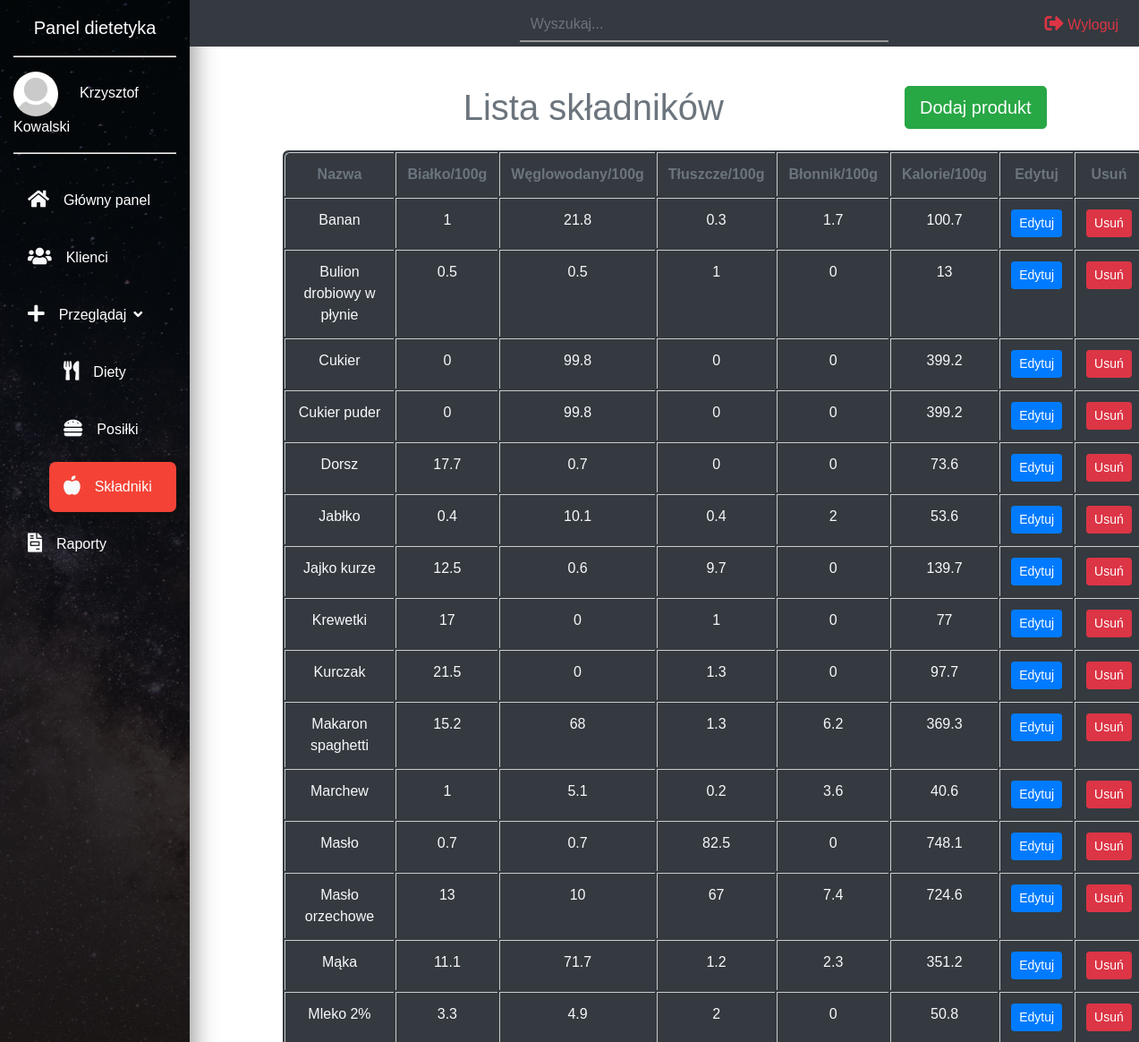
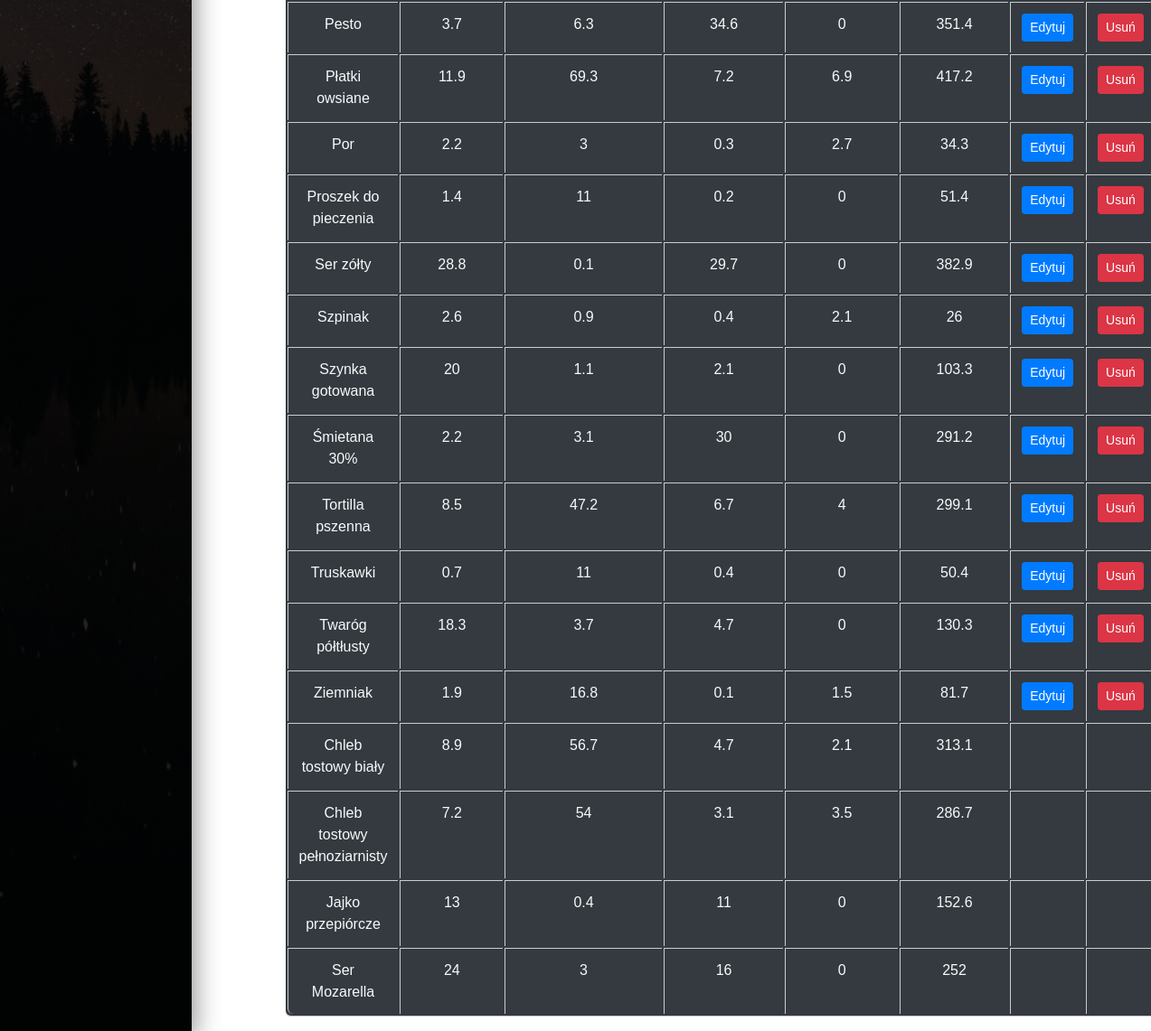
The page /produkty.php (signed in) on the database its author committed (2 pictures, top to bottom).
### tables this page shows
CREATE TABLE `produkt` (
  `ProduktID` int(11) NOT NULL,
  `Nazwa` varchar(30) NOT NULL,
  `Bialko_gr` float NOT NULL,
  `Wegl_gr` float NOT NULL,
  `Tluszcz_gr` float NOT NULL,
  `Blonnik_gr` float DEFAULT NULL,
  `Kcal` float NOT NULL,
  `DietetykID` int(11) DEFAULT NULL
);

### produkty.php (the view, shortened to what this page needs)
<?php
  require_once 'head.php';
?>
<body id="dashboard">
	<nav class="navbar navbar-expand-md navbar-light">
		<div class="navbar" id="myNavbar">
			<div class="container-fluid">
				<div class="row">
          <?php
          require_once 'navs/sidebar.php';
          ?>
          <div class="col-xl-10 col-lg-9 col-md-8 ml-auto bg-dark fixed-top pt-2 pb-1">
            <div class="row align-items-center">
              <div class="col-md-5">
                <form>
                  <div class="input-group">
                    <input type="text" id="myInput" onkeyup="search()" class="form-control search-input text-white" placeholder="Wyszukaj...">
                  </div>
                </form>
              </div>
              <div class="col-md-3">
                <ul class="navbar-nav">
                  <li class="nav-item ml-lg-auto" id="wyloguj"><a href="action.php?do=logout" class="nav-link text-danger"><i class="fas fa-sign-out-alt text-danger fa-lg"></i>   Wyloguj</a></li>
                </ul>
              </div>
            </div>
          </div>
				</div>
			</div>
		</div>
	</nav>
    <section class="mt-5">
      <div class="container-fluid">
        <div class="row">
          <div class="col-10 ml-auto">
            <div class="row">
              <div class="col-10 offset-1">
                <h1 class="text-center text-muted py-3">Lista składników <button type="button" class="btn btn-success btn-lg float-right" data-toggle="modal" data-target="#DodanieProduktu">Dodaj produkt</button></h1>
                <table class="table table-curved bg-dark text-center text-light mx-auto" id="tabela-produkty">
                  <thead>
                    <tr class="text-muted">
                      <th>Nazwa</th>
                      <th>Białko/100g</th>
                      <th>Węglowodany/100g</th>
                      <th>Tłuszcze/100g</th>
                      <th>Błonnik/100g</th>
                      <th>Kalorie/100g</th>
                      <th>Edytuj</th>
                      <th>Usuń</th>
                    </tr>
                  </thead>
                  <tbody>
                      <?php
                      if($_SESSION['user']['Typ_Uzytkownika'] == 2)
                      {
                        $sql = "SELECT `ProduktID`, `Nazwa`, `Bialko_gr`, `Wegl_gr`, `Tluszcz_gr`, `Blonnik_gr`, `Kcal`, `DietetykID` from `produkt` WHERE `DietetykID` = {$_SESSION['user']['UzytkownikID']} ORDER BY `Nazwa` ASC";
                      }
                      else if($_SESSION['user']['Typ_Uzytkownika'] == 3)
                      {
                        $sql = "SELECT `ProduktID`, `Nazwa`, `Bialko_gr`, `Wegl_gr`, `Tluszcz_gr`, `Blonnik_gr`, `Kcal`, `DietetykID` from `produkt` ORDER BY `Nazwa` ASC";
                      }
                      $result = $db_conn -> query($sql);
                      while ($row = $result->fetch_assoc())
                        {
                            echo '<tr>';
                            echo '<td>';
                              echo $row["Nazwa"];
                            echo '</td>';
                            echo '<td>';
                              echo $row["Bialko_gr"];
                            echo '</td>';
                            echo '<td>';
                              echo $row["Wegl_gr"];
                            echo '</td>';
                            echo '<td>';
                              echo $row["Tluszcz_gr"];
                            echo '</td>';
                            echo '<td>';
                              echo $row["Blonnik_gr"];
                            echo '</td>';
                            echo '<td>';
                              echo $row["Kcal"];
                            echo '</td>';
                            echo '<td>';
                              echo '<button type="button" class="btn btn-primary btn-sm" data-toggle="modal" data-target="#EdycjaProduktu" data-id='.$row['ProduktID'].'>Edytuj</button>';
                            echo '</td>';
                            echo '<td>';
                              echo '<button type="button" class="btn btn-danger btn-sm" data-toggle="modal" data-target="#UsuwanieProduktu" data-id='.$row['ProduktID'].'>Usuń</button>';
                            echo '</td>';
                            echo '</tr>';
                      }
                      ?>
                      <?php
                      if($_SESSION['user']['Typ_Uzytkownika'] == 2)
                      {
                      $sql = "SELECT `ProduktID`, `Nazwa`, `Bialko_gr`, `Wegl_gr`, `Tluszcz_gr`, `Blonnik_gr`, `Kcal`, `DietetykID` from `produkt` WHERE `DietetykID` != {$_SESSION['user']['UzytkownikID']} ORDER BY `Nazwa` ASC";
                      $result = $db_conn -> query($sql);
                      while ($row = $result->fetch_assoc())
                        {
                            echo '<tr>';
                            echo '<td>';
                              echo $row["Nazwa"];
                            echo '</td>';
                            echo '<td>';
                              echo $row["Bialko_gr"];
                            echo '</td>';
                            echo '<td>';
                              echo $row["Wegl_gr"];
                            echo '</td>';
                            echo '<td>';
                              echo $row["Tluszcz_gr"];
                            echo '</td>';
                            echo '<td>';
                              echo $row["Blonnik_gr"];
                            echo '</td>';
                            echo '<td>';
                              echo $row["Kcal"];
                            echo '</td>';
                            echo '<td>';
                            echo '</td>';
                            echo '<td>';
                            echo '</td>';
                            echo '</tr>';
                      }
                    }
                      ?>
                  </tbody>
                </table>
              </div>
            </div>
          </div>
        </div>
    </section>
</body>
</html>

### css/main.css (style rules this page uses)
html { scroll-behavior: smooth; }
body#dashboard { font-family: 'Montserrat', sans-serif; }
.navbar-light .navbar-nav .nav-link { color: rgba(0,0,0,1); }
.search-input { background: transparent; border: none; border-radius: 0; border-bottom: 2px solid #999; transition: all .4s; }
li#wyloguj { transition: all .4s; }
.table-curved { border-collapse: separate; border: solid #ccc 1px; border-radius: 6px; border-left: 0px; border-top: 0px; }
.table-curved > thead:first-child > tr:first-child > th { border-bottom: 0px; border-top: solid #ccc 1px; }
.table-curved td, .table-curved th { border-left: 1px solid #ccc; border-top: 1px solid #ccc; }
.table-curved > :first-child > :first-child > :first-child { border-radius: 6px 0 0 0; }
.table-curved > :first-child > :first-child > :last-child { border-radius: 0 6px 0 0; }
.table-curved > :last-child > :last-child > :first-child { border-radius: 0 0 0 6px; }
.table-curved > :last-child > :last-child > :last-child { border-radius: 0 0 6px 0; }

### rows shown on the page
produkt: Nazwa "Banan", Bialko_gr "1", Wegl_gr "21.8", Tluszcz_gr "0.3", Blonnik_gr "1.7", Kcal "100.7"
produkt: Nazwa "Bulion drobiowy w płynie", Bialko_gr "0.5", Wegl_gr "0.5", Tluszcz_gr "1", Blonnik_gr "0", Kcal "13"
produkt: Nazwa "Cukier", Bialko_gr "0", Wegl_gr "99.8", Tluszcz_gr "0", Blonnik_gr "0", Kcal "399.2"
produkt: Nazwa "Cukier puder", Bialko_gr "0", Wegl_gr "99.8", Tluszcz_gr "0", Blonnik_gr "0", Kcal "399.2"
produkt: Nazwa "Dorsz", Bialko_gr "17.7", Wegl_gr "0.7", Tluszcz_gr "0", Blonnik_gr "0", Kcal "73.6"
produkt: Nazwa "Jabłko", Bialko_gr "0.4", Wegl_gr "10.1", Tluszcz_gr "0.4", Blonnik_gr "2", Kcal "53.6"
produkt: Nazwa "Jajko kurze", Bialko_gr "12.5", Wegl_gr "0.6", Tluszcz_gr "9.7", Blonnik_gr "0", Kcal "139.7"
produkt: Nazwa "Krewetki", Bialko_gr "17", Wegl_gr "0", Tluszcz_gr "1", Blonnik_gr "0", Kcal "77"
produkt: Nazwa "Kurczak", Bialko_gr "21.5", Wegl_gr "0", Tluszcz_gr "1.3", Blonnik_gr "0", Kcal "97.7"
produkt: Nazwa "Makaron spaghetti", Bialko_gr "15.2", Wegl_gr "68", Tluszcz_gr "1.3", Blonnik_gr "6.2", Kcal "369.3"
produkt: Nazwa "Marchew", Bialko_gr "1", Wegl_gr "5.1", Tluszcz_gr "0.2", Blonnik_gr "3.6", Kcal "40.6"
produkt: Nazwa "Masło", Bialko_gr "0.7", Wegl_gr "0.7", Tluszcz_gr "82.5", Blonnik_gr "0", Kcal "748.1"
produkt: Nazwa "Masło orzechowe", Bialko_gr "13", Wegl_gr "10", Tluszcz_gr "67", Blonnik_gr "7.4", Kcal "724.6"
produkt: Nazwa "Mąka", Bialko_gr "11.1", Wegl_gr "71.7", Tluszcz_gr "1.2", Blonnik_gr "2.3", Kcal "351.2"
produkt: Nazwa "Mleko 2%", Bialko_gr "3.3", Wegl_gr "4.9", Tluszcz_gr "2", Blonnik_gr "0", Kcal "50.8"
produkt: Nazwa "Pesto", Bialko_gr "3.7", Wegl_gr "6.3", Tluszcz_gr "34.6", Blonnik_gr "0", Kcal "351.4"
produkt: Nazwa "Płatki owsiane", Bialko_gr "11.9", Wegl_gr "69.3", Tluszcz_gr "7.2", Blonnik_gr "6.9", Kcal "417.2"
produkt: Nazwa "Por", Bialko_gr "2.2", Wegl_gr "3", Tluszcz_gr "0.3", Blonnik_gr "2.7", Kcal "34.3"
produkt: Nazwa "Proszek do pieczenia", Bialko_gr "1.4", Wegl_gr "11", Tluszcz_gr "0.2", Blonnik_gr "0", Kcal "51.4"
produkt: Nazwa "Ser zółty", Bialko_gr "28.8", Wegl_gr "0.1", Tluszcz_gr "29.7", Blonnik_gr "0", Kcal "382.9"
produkt: Nazwa "Szpinak", Bialko_gr "2.6", Wegl_gr "0.9", Tluszcz_gr "0.4", Blonnik_gr "2.1", Kcal "26"
produkt: Nazwa "Szynka gotowana", Bialko_gr "20", Wegl_gr "1.1", Tluszcz_gr "2.1", Blonnik_gr "0", Kcal "103.3"
produkt: Nazwa "Śmietana 30%", Bialko_gr "2.2", Wegl_gr "3.1", Tluszcz_gr "30", Blonnik_gr "0", Kcal "291.2"
produkt: Nazwa "Tortilla pszenna", Bialko_gr "8.5", Wegl_gr "47.2", Tluszcz_gr "6.7", Blonnik_gr "4", Kcal "299.1"
produkt: Nazwa "Truskawki", Bialko_gr "0.7", Wegl_gr "11", Tluszcz_gr "0.4", Blonnik_gr "0", Kcal "50.4"
produkt: Nazwa "Twaróg półtłusty", Bialko_gr "18.3", Wegl_gr "3.7", Tluszcz_gr "4.7", Blonnik_gr "0", Kcal "130.3"
produkt: Nazwa "Ziemniak", Bialko_gr "1.9", Wegl_gr "16.8", Tluszcz_gr "0.1", Blonnik_gr "1.5", Kcal "81.7"
produkt: Nazwa "Chleb tostowy biały", Bialko_gr "8.9", Wegl_gr "56.7", Tluszcz_gr "4.7", Blonnik_gr "2.1", Kcal "313.1"
produkt: Nazwa "Chleb tostowy pełnoziarnisty", Bialko_gr "7.2", Wegl_gr "54", Tluszcz_gr "3.1", Blonnik_gr "3.5", Kcal "286.7"
produkt: Nazwa "Jajko przepiórcze", Bialko_gr "13", Wegl_gr "0.4", Tluszcz_gr "11", Blonnik_gr "0", Kcal "152.6"
produkt: Nazwa "Ser Mozarella", Bialko_gr "24", Wegl_gr "3", Tluszcz_gr "16", Blonnik_gr "0", Kcal "252"

### other values the page prints
$_SESSION['user']['Imie'] "Krzysztof"
$_SESSION['user']['Nazwisko'] "Kowalski"
